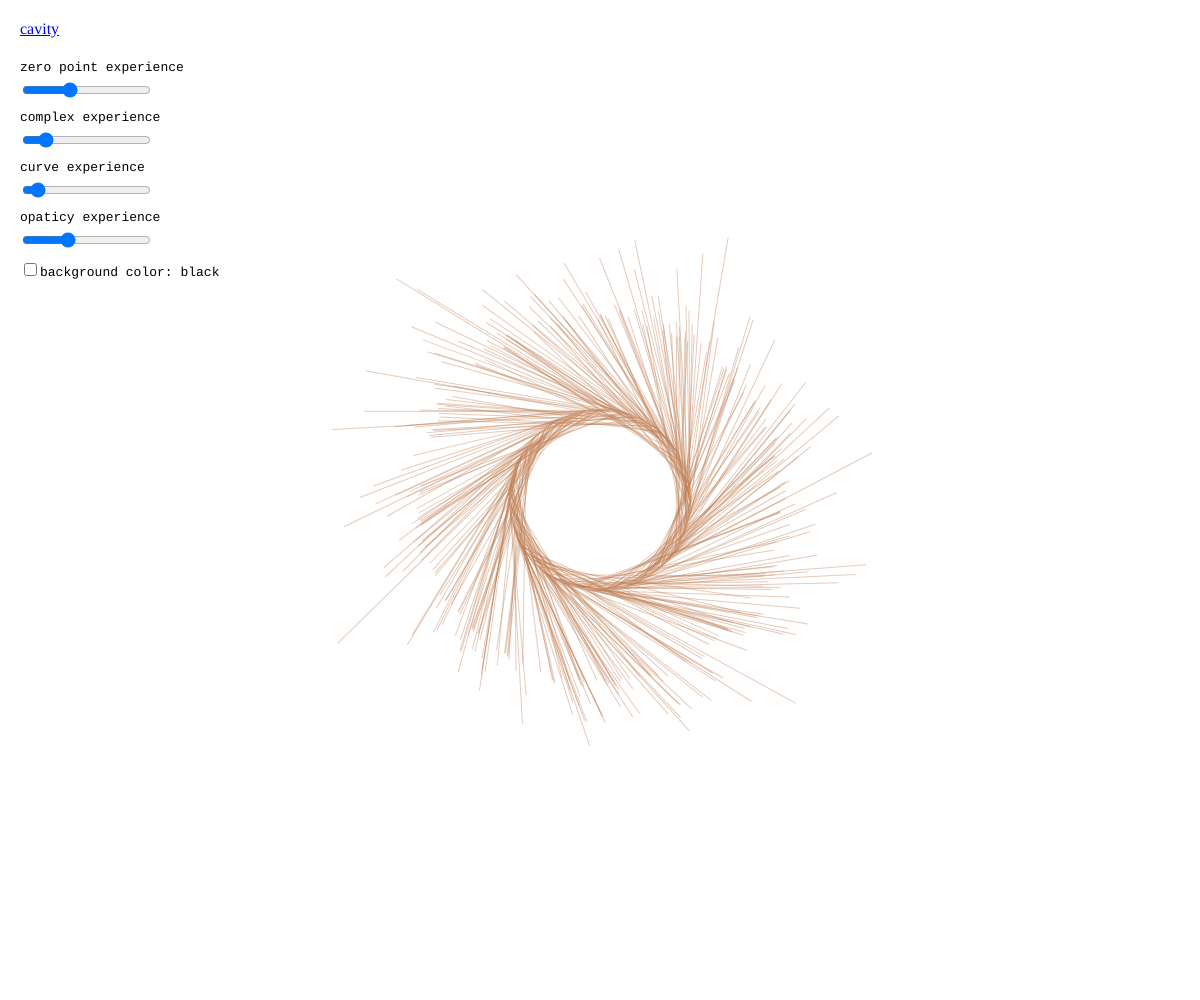
Frame 1 (no input)
Frame 60 (no input): identical to frame 1, image omitted
Frame 120 (the mouse pressed at the canvas centre since frame 60): identical to frame 1, image omitted

The p5.js sketch that drew this single still picture (run headless with seeded random() and noise() and a simulated clock; from frame 60 on, the mouse is pressed at the canvas centre):

// p5.js sketch
// ── sketch.js
var circulation = [];
var bgColor = 255;

function setup() {
  // title
  title = createA('https://github.com/livacengiz/cavity', 'cavity', '_blank');
  title.position(20, 20);

  // Hole
  holeSpan = createSpan('zero point experience');
  holeSpan.position(20, 60)
  holeSpan.style('font-family', 'monospace')
  holeSlider = createSlider(0, 250, random(125))
  holeSlider.position(20,80);

  // Complex
  complexSpan = createSpan('complex experience');
  complexSpan.position(20, 110)
  complexSpan.style('font-family', 'monospace')
  complexSlider = createSlider(-250, 250, -180)
  complexSlider.position(20,130);

  // Inside
  curveSpan = createSpan('curve experience');
  curveSpan.position(20, 160)
  curveSpan.style('font-family', 'monospace')
  curveSlider = createSlider(0, 255, random(80))
  curveSlider.position(20,180);

  // Opaticy
  opacitySpan = createSpan('opaticy experience');
  opacitySpan.position(20, 210)
  opacitySpan.style('font-family', 'monospace')
  opacitySlider = createSlider(10, 100, 40)
  opacitySlider.position(20,230);

  //Background color

  backgroundColor = createCheckbox('background color: black', false);
  backgroundColor.changed(changeBG);
  backgroundColor.position(20, 260)
  backgroundColor.id("bgLabel")
  backgroundColor.style('font-family', 'monospace')

  createCanvas(windowWidth, windowHeight);
  colorMode(HSB, 255, 255, 255, 1)

  for (var i = 0; i < 360; i++) {
    circulation.push(circulation[i] = floor(randomGaussian(0,90)))
  }
}

function draw() {
  background(bgColor);
  hole = holeSlider.value();
  complex = complexSlider.value();
  curve = curveSlider.value();
  alpha = map(opacitySlider.value(), 0,100, 0,1)

  translate(width/2, height/2);
  for (var i = 0; i < circulation.length; i++) {
    rotate(TWO_PI/circulation.length);
    stroke(curve,143, 190, alpha);
    var circ = abs(circulation[i]);
    line(hole, curve, circ, complex);
  }
}
function changeBG() {
  var spans = document.getElementsByTagName("SPAN")
  var bg = document.getElementById("bgLabel")
  if (this.checked()) {
  bgColor = 0;
  bg.style.color = "white";
  for (var i = 0; i < spans.length; i++) {
      spans[i].style.color = "white";
    }
} else {
  bgColor = 255;
  for (var i = 0; i < spans.length; i++) {
      spans[i].style.color = "black";
    }
  bg.style.color = "black";
}}
